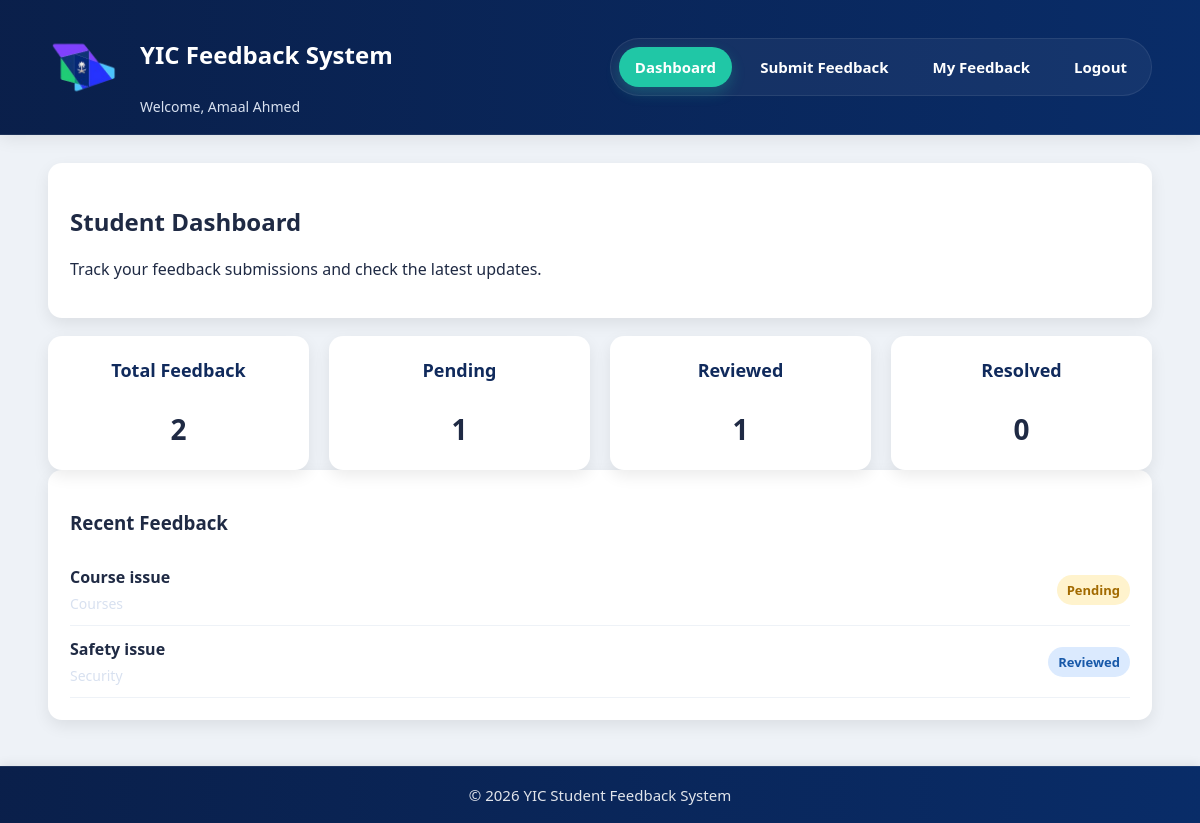
The app's page /student_dashboard.php (signed in) with its own data.
### tables this page shows
CREATE TABLE `feedback` (
  `feedback_id` int NOT NULL,
  `user_id` int NOT NULL,
  `category_id` int NOT NULL,
  `title` varchar(150) NOT NULL,
  `message` text NOT NULL,
  `status` enum('pending','reviewed','resolved') NOT NULL DEFAULT 'pending',
  `created_at` timestamp NULL DEFAULT CURRENT_TIMESTAMP
);

CREATE TABLE `categories` (
  `category_id` int NOT NULL,
  `category_name` varchar(100) NOT NULL,
  `description` text
);

### student_dashboard.php (the view, shortened to what this page needs)
<?php
require_once "config/db.php";
$user_id = $_SESSION["user_id"];
$totalStmt = $conn->prepare("SELECT COUNT(*) FROM feedback WHERE user_id = ?");
$totalStmt->execute([$user_id]);
$total = $totalStmt->fetchColumn();
$pendingStmt = $conn->prepare("SELECT COUNT(*) FROM feedback WHERE user_id = ? AND status = 'pending'");
$pendingStmt->execute([$user_id]);
$pending = $pendingStmt->fetchColumn();
$reviewedStmt = $conn->prepare("SELECT COUNT(*) FROM feedback WHERE user_id = ? AND status = 'reviewed'");
$reviewedStmt->execute([$user_id]);
$reviewed = $reviewedStmt->fetchColumn();
$resolvedStmt = $conn->prepare("SELECT COUNT(*) FROM feedback WHERE user_id = ? AND status = 'resolved'");
$resolvedStmt->execute([$user_id]);
$resolved = $resolvedStmt->fetchColumn();
$recentStmt = $conn->prepare("
    SELECT f.title, f.status, c.category_name
    FROM feedback f
    JOIN categories c ON f.category_id = c.category_id
    WHERE f.user_id = ?
    ORDER BY f.created_at DESC
    LIMIT 3
");
$recentStmt->execute([$user_id]);
$recentFeedback = $recentStmt->fetchAll(PDO::FETCH_ASSOC);
?>
<!DOCTYPE html>
<html lang="en">
<head>
  <link rel="stylesheet" href="style.css">
</head>
<body>
<header class="site-header">
  <div class="container header-content">
    <div class="logo-box">
      <img src="logo.png.png" alt="YIC Logo" class="logo-img">
      <div class="brand-text">
        <h2>YIC Feedback System</h2>
        <p class="header-subtitle">Welcome, <?php echo $_SESSION["name"]; ?></p>
      </div>
    </div>
    <nav class="header-nav">
      <a href="student_dashboard.php" class="active">Dashboard</a>
      <a href="submit_feedback.php">Submit Feedback</a>
      <a href="view_feedback.php">My Feedback</a>
      <a href="logout.php">Logout</a>
    </nav>
  </div>
</header>
<main class="container">
  <section class="card">
    <h2>Student Dashboard</h2>
    <p>Track your feedback submissions and check the latest updates.</p>
  </section>
  <section class="dashboard-grid four-cols">
    <div class="stat-card">
      <h3>Total Feedback</h3>
      <p><?php echo $total; ?></p>
    </div>
    <div class="stat-card">
      <h3>Pending</h3>
      <p><?php echo $pending; ?></p>
    </div>
    <div class="stat-card">
      <h3>Reviewed</h3>
      <p><?php echo $reviewed; ?></p>
    </div>
    <div class="stat-card">
      <h3>Resolved</h3>
      <p><?php echo $resolved; ?></p>
    </div>
  </section>
  <section class="card">
    <h3>Recent Feedback</h3>
    <?php if (count($recentFeedback) === 0): ?>
      <p>No feedback submitted yet.</p>
    <?php else: ?>
      <?php foreach ($recentFeedback as $item): ?>
        <div class="mini-card">
          <div>
            <strong><?php echo $item["title"]; ?></strong>
            <p class="small-text"><?php echo $item["category_name"]; ?></p>
          </div>
          <span class="status-badge <?php echo $item["status"]; ?>">
            <?php echo ucfirst($item["status"]); ?>
          </span>
        </div>
      <?php endforeach; ?>
    <?php endif; ?>
  </section>
</main>
<footer class="bottom-footer">
  <div class="container footer-content">
    <p>&copy; 2026 YIC Student Feedback System</p>
  </div>
</footer>
</body>
</html>

### style.css (style rules this page uses)
* { box-sizing: border-box; }
html, body { height: 100%; }
body { font-family: 'Segoe UI', sans-serif; margin: 0; background: #eef2f7; color: #1f2a44; min-height: 100vh; display: flex; flex-direction: column; }
.container { width: min(1200px, 92%); margin: auto; }
.site-header, .top-header { background: linear-gradient(90deg, rgba(5, 27, 71, 0.98) 0%, rgba(4, 40, 101, 0.98) 100%); color: white; position: sticky; top: 0; z-index: 1000; border-bottom: 1px solid rgba(255, 255, 255, 0.08); box-shadow: 0 4px 16px rgba(0, 0, 0, 0.08); }
.header-content, .header-row { display: flex; justify-content: space-between; align-items: center; gap: 24px; padding: 18px 0; }
.header-nav { display: flex; gap: 12px; align-items: center; flex-wrap: wrap; margin: 0; padding: 8px; list-style: none; background: rgba(255, 255, 255, 0.05); border: 1px solid rgba(255, 255, 255, 0.08); border-radius: 999px; }
.header-nav a, .main-nav a, nav a { color: white; text-decoration: none; font-weight: 600; font-size: 15px; transition: all 0.25s ease; }
.header-nav a { display: inline-block; padding: 10px 16px; border-radius: 999px; }
.header-nav a.active, .main-nav a.active, nav a.active { background: #20c7a6; color: #ffffff; box-shadow: 0 6px 14px rgba(32, 199, 166, 0.24); }
.header-subtitle, .site-subtitle, .small-text { color: #d8e1f0; margin: 6px 0 0; font-size: 14px; }
main { padding: 28px 0; flex: 1; }
.card, .hero-card, .feature-card, .stat-card { background: white; padding: 22px; border-radius: 14px; box-shadow: 0 6px 16px rgba(0, 0, 0, 0.08); }
.card { margin-bottom: 18px; }
.logo-box { display: flex; align-items: center; gap: 16px; }
.logo-img { width: 76px; height: 76px; object-fit: contain; display: block; }
.brand-text { display: flex; flex-direction: column; justify-content: center; }
.feature-grid, .dashboard-grid { display: grid; grid-template-columns: repeat(3, 1fr); gap: 20px; }
.dashboard-grid.four-cols { grid-template-columns: repeat(4, 1fr); }
.stat-card { text-align: center; cursor: pointer; transition: transform 0.2s ease, box-shadow 0.2s ease; }
.stat-card h3 { margin-top: 0; margin-bottom: 12px; font-size: 18px; color: #102a5c; }
.stat-card p { font-size: 28px; font-weight: bold; margin-bottom: 0; }
.mini-card { display: flex; justify-content: space-between; align-items: center; gap: 10px; padding: 12px 0; border-bottom: 1px solid #eef2f7; }
.status-badge { display: inline-block; padding: 6px 10px; border-radius: 999px; font-size: 13px; font-weight: 600; }
.pending { background: #fff3cd; color: #a26a00; }
.reviewed { background: #dbeafe; color: #1859a9; }
.bottom-footer { background: linear-gradient(90deg, rgba(5, 27, 71, 0.98) 0%, rgba(4, 40, 101, 0.98) 100%); color: white; width: 100%; margin-top: auto; border-top: 1px solid rgba(255, 255, 255, 0.08); box-shadow: 0 -2px 10px rgba(0, 0, 0, 0.08); }
.footer-content { display: flex; justify-content: center; align-items: center; padding: 18px 0; text-align: center; }
.bottom-footer p { margin: 0; font-size: 15px; font-weight: 500; color: rgba(255, 255, 255, 0.88); }

### records on screen
feedback: title "Course issue", category.category_name "Courses", status "Pending"
feedback: title "Safety issue", category.category_name "Security", status "Reviewed"

### other values on screen
$_SESSION["name"] "Amaal Ahmed"
$total "2"
$pending "1"
$reviewed "1"
$resolved "0"
